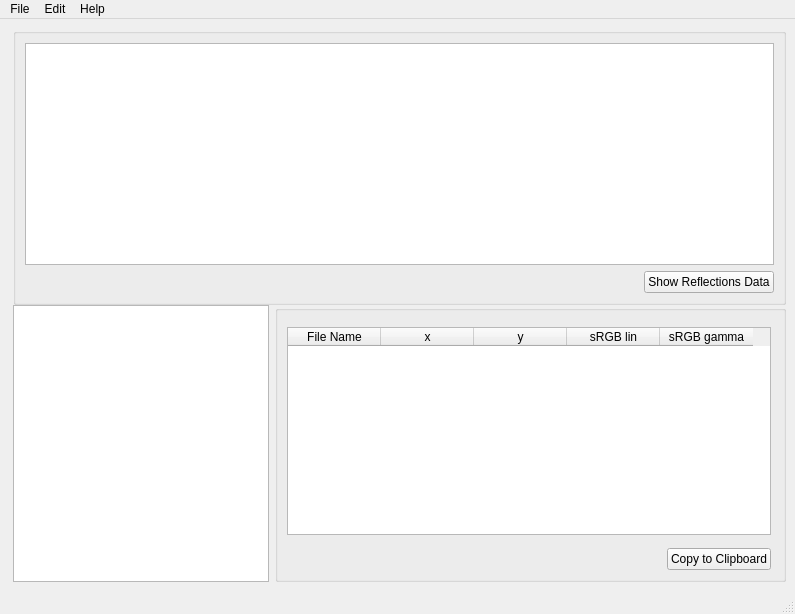
<?xml version="1.0" encoding="UTF-8"?>
<ui version="4.0">
 <class>MainWindow</class>
 <widget class="QMainWindow" name="MainWindow">
  <property name="geometry">
   <rect>
    <x>0</x>
    <y>0</y>
    <width>795</width>
    <height>614</height>
   </rect>
  </property>
  <property name="windowTitle">
   <string>Alexsameter App</string>
  </property>
  <property name="unifiedTitleAndToolBarOnMac">
   <bool>false</bool>
  </property>
  <widget class="QWidget" name="centralwidget">
   <layout class="QGridLayout" name="gridLayout">
    <property name="leftMargin">
     <number>13</number>
    </property>
    <property name="bottomMargin">
     <number>10</number>
    </property>
    <property name="horizontalSpacing">
     <number>-1</number>
    </property>
    <property name="verticalSpacing">
     <number>0</number>
    </property>
    <item row="1" column="1" colspan="3">
     <widget class="QGroupBox" name="groupBox_table">
      <property name="title">
       <string/>
      </property>
      <property name="flat">
       <bool>true</bool>
      </property>
      <layout class="QVBoxLayout" name="verticalLayout_2">
       <property name="spacing">
        <number>13</number>
       </property>
       <property name="leftMargin">
        <number>9</number>
       </property>
       <property name="topMargin">
        <number>16</number>
       </property>
       <property name="rightMargin">
        <number>12</number>
       </property>
       <item>
        <widget class="QTableWidget" name="table_results">
         <property name="showGrid">
          <bool>true</bool>
         </property>
         <property name="columnCount">
          <number>5</number>
         </property>
         <attribute name="horizontalHeaderCascadingSectionResizes">
          <bool>false</bool>
         </attribute>
         <attribute name="horizontalHeaderMinimumSectionSize">
          <number>20</number>
         </attribute>
         <attribute name="horizontalHeaderDefaultSectionSize">
          <number>93</number>
         </attribute>
         <attribute name="verticalHeaderCascadingSectionResizes">
          <bool>false</bool>
         </attribute>
         <attribute name="verticalHeaderDefaultSectionSize">
          <number>30</number>
         </attribute>
         <column>
          <property name="text">
           <string>File Name</string>
          </property>
         </column>
         <column>
          <property name="text">
           <string>x</string>
          </property>
         </column>
         <column>
          <property name="text">
           <string>y</string>
          </property>
         </column>
         <column>
          <property name="text">
           <string>sRGB lin</string>
          </property>
         </column>
         <column>
          <property name="text">
           <string>sRGB gamma</string>
          </property>
         </column>
        </widget>
       </item>
       <item alignment="Qt::AlignmentFlag::AlignRight">
        <widget class="QPushButton" name="pushButton_copydata">
         <property name="text">
          <string>Copy to Clipboard</string>
         </property>
        </widget>
       </item>
      </layout>
     </widget>
    </item>
    <item row="0" column="0" colspan="4">
     <widget class="QGroupBox" name="groupBox_showdata">
      <property name="title">
       <string/>
      </property>
      <property name="flat">
       <bool>true</bool>
      </property>
      <layout class="QVBoxLayout" name="verticalLayout">
       <item>
        <widget class="QGraphicsView" name="view_Reflections"/>
       </item>
       <item alignment="Qt::AlignmentFlag::AlignRight">
        <widget class="QPushButton" name="pushButton_show_Reflections_Data">
         <property name="text">
          <string>Show Reflections Data</string>
         </property>
        </widget>
       </item>
      </layout>
     </widget>
    </item>
    <item row="1" column="0" alignment="Qt::AlignmentFlag::AlignLeft">
     <widget class="QGraphicsView" name="view_colorSpace"/>
    </item>
   </layout>
  </widget>
  <widget class="QStatusBar" name="statusbar"/>
  <widget class="QMenuBar" name="munubar">
   <property name="geometry">
    <rect>
     <x>0</x>
     <y>0</y>
     <width>795</width>
     <height>24</height>
    </rect>
   </property>
   <widget class="QMenu" name="menu_file">
    <property name="title">
     <string>File</string>
    </property>
    <addaction name="actionImport"/>
    <addaction name="actionExport"/>
    <addaction name="actionPlot"/>
    <addaction name="separator"/>
    <addaction name="actionSettings"/>
   </widget>
   <widget class="QMenu" name="menu_edit">
    <property name="title">
     <string>Edit</string>
    </property>
    <widget class="QMenu" name="menu_illuminant">
     <property name="title">
      <string>Illuminant</string>
     </property>
     <addaction name="actionD65"/>
     <addaction name="actionD50"/>
     <addaction name="actionA"/>
     <addaction name="actionE"/>
    </widget>
    <widget class="QMenu" name="menu_Gamut">
     <property name="title">
      <string>Gamut</string>
     </property>
     <addaction name="actionNone"/>
     <addaction name="actionsRGB"/>
     <addaction name="actionAdobe_RGB"/>
     <addaction name="separator"/>
     <addaction name="actionHTC_Vive_Pro_Eye"/>
     <addaction name="actionOculus_Rift"/>
     <addaction name="actionOculus_Quest"/>
     <addaction name="actionOculus_Quest_2"/>
    </widget>
    <addaction name="actionCopy_all_data"/>
    <addaction name="actionClear"/>
    <addaction name="separator"/>
    <addaction name="menu_illuminant"/>
    <addaction name="menu_Gamut"/>
   </widget>
   <widget class="QMenu" name="menu_help">
    <property name="title">
     <string>Help</string>
    </property>
    <addaction name="actionAbout"/>
    <addaction name="actionManual"/>
   </widget>
   <addaction name="menu_file"/>
   <addaction name="menu_edit"/>
   <addaction name="menu_help"/>
  </widget>
  <action name="actionImport">
   <property name="text">
    <string>Import...</string>
   </property>
   <property name="shortcut">
    <string>Ctrl+O</string>
   </property>
  </action>
  <action name="actionExport">
   <property name="text">
    <string>Export...</string>
   </property>
   <property name="shortcut">
    <string>Ctrl+E</string>
   </property>
  </action>
  <action name="actionPlot">
   <property name="checkable">
    <bool>false</bool>
   </property>
   <property name="checked">
    <bool>false</bool>
   </property>
   <property name="text">
    <string>Plot...</string>
   </property>
   <property name="shortcut">
    <string>Ctrl+P</string>
   </property>
  </action>
  <action name="actionSettings">
   <property name="text">
    <string>Settings...</string>
   </property>
   <property name="shortcut">
    <string>Ctrl+.</string>
   </property>
  </action>
  <action name="actionCopy_all_data">
   <property name="text">
    <string>Copy ALL Data</string>
   </property>
   <property name="shortcut">
    <string>Ctrl+C</string>
   </property>
  </action>
  <action name="actionClear">
   <property name="text">
    <string>Clear</string>
   </property>
   <property name="shortcut">
    <string>Ctrl+K</string>
   </property>
  </action>
  <action name="actionAbout">
   <property name="text">
    <string>About...</string>
   </property>
  </action>
  <action name="actionManual">
   <property name="text">
    <string>Manual...</string>
   </property>
  </action>
  <action name="actionD65">
   <property name="checkable">
    <bool>true</bool>
   </property>
   <property name="text">
    <string>D65</string>
   </property>
  </action>
  <action name="actionD50">
   <property name="checkable">
    <bool>true</bool>
   </property>
   <property name="text">
    <string>D50</string>
   </property>
  </action>
  <action name="actionA">
   <property name="checkable">
    <bool>true</bool>
   </property>
   <property name="text">
    <string>A</string>
   </property>
  </action>
  <action name="actionE">
   <property name="checkable">
    <bool>true</bool>
   </property>
   <property name="text">
    <string>E</string>
   </property>
  </action>
  <action name="actionNone">
   <property name="checkable">
    <bool>true</bool>
   </property>
   <property name="text">
    <string>None</string>
   </property>
  </action>
  <action name="actionsRGB">
   <property name="checkable">
    <bool>true</bool>
   </property>
   <property name="text">
    <string>sRGB</string>
   </property>
  </action>
  <action name="actionAdobe_RGB">
   <property name="checkable">
    <bool>true</bool>
   </property>
   <property name="text">
    <string>Adobe RGB</string>
   </property>
  </action>
  <action name="actionHTC_Vive_Pro_Eye">
   <property name="checkable">
    <bool>true</bool>
   </property>
   <property name="text">
    <string>HTC Vive Pro Eye</string>
   </property>
  </action>
  <action name="actionOculus_Rift">
   <property name="checkable">
    <bool>true</bool>
   </property>
   <property name="text">
    <string>Oculus Rift</string>
   </property>
  </action>
  <action name="actionOculus_Quest">
   <property name="checkable">
    <bool>true</bool>
   </property>
   <property name="text">
    <string>Oculus Quest</string>
   </property>
  </action>
  <action name="actionOculus_Quest_2">
   <property name="checkable">
    <bool>true</bool>
   </property>
   <property name="text">
    <string>Oculus Quest 2</string>
   </property>
  </action>
 </widget>
 <resources/>
 <connections/>
</ui>
